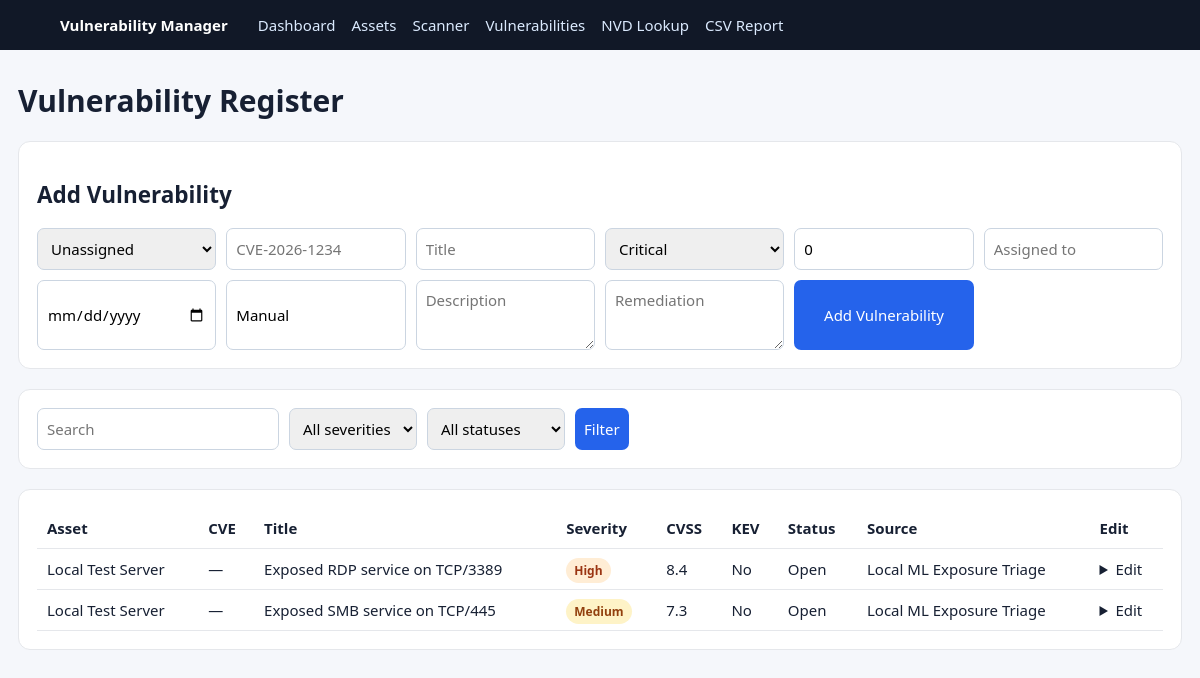
/vulnerabilities, run on an earlier commit of the app's database.
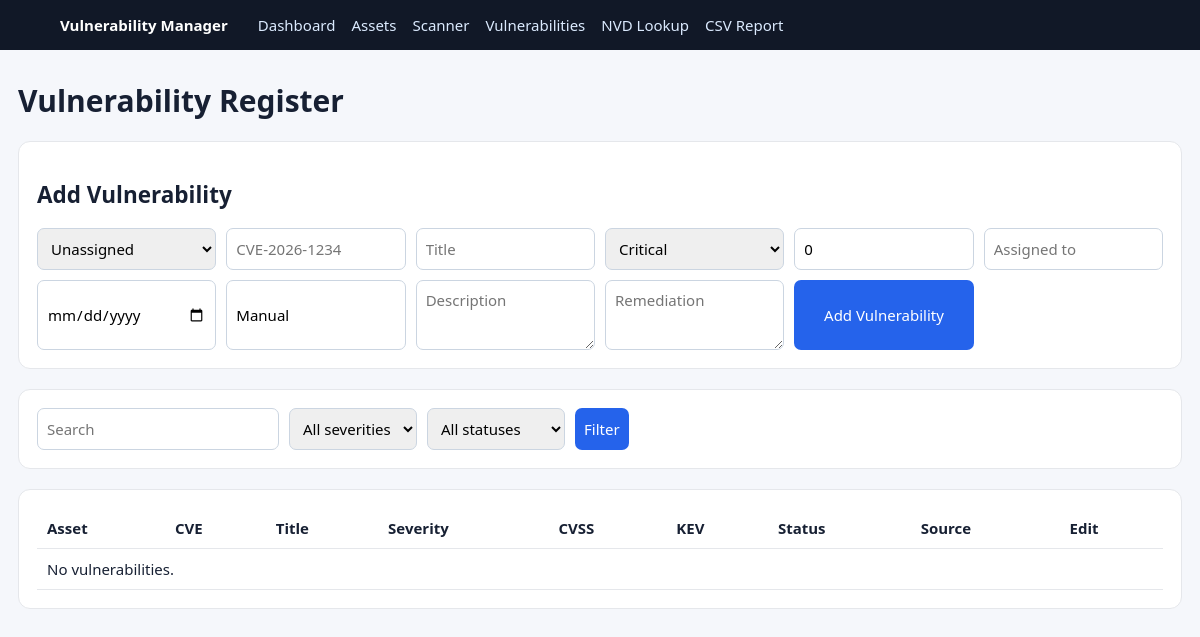
And on a later commit of the database.
### tables this page shows
CREATE TABLE vulnerabilities(
      id INTEGER PRIMARY KEY AUTOINCREMENT,asset_id INTEGER,cve TEXT,title TEXT NOT NULL,
      description TEXT,severity TEXT,cvss REAL DEFAULT 0,kev INTEGER DEFAULT 0,
      status TEXT DEFAULT 'Open',due_date TEXT,assigned_to TEXT,remediation TEXT,notes TEXT,
      source TEXT,created_at TEXT,updated_at TEXT,
      FOREIGN KEY(asset_id) REFERENCES assets(id) ON DELETE SET NULL);

CREATE TABLE assets(
      id INTEGER PRIMARY KEY AUTOINCREMENT,name TEXT NOT NULL,address TEXT NOT NULL,
      owner TEXT,environment TEXT DEFAULT 'Production',notes TEXT,created_at TEXT NOT NULL);

### app.py (the view)
@app.route('/vulnerabilities')
def vulns():
    sev=request.args.get('severity',''); status=request.args.get('status',''); q=request.args.get('q','').strip(); sql='SELECT v.*,a.name asset_name,a.address FROM vulnerabilities v LEFT JOIN assets a ON a.id=v.asset_id WHERE 1=1'; args=[]
    if sev: sql+=' AND v.severity=?'; args.append(sev)
    if status: sql+=' AND v.status=?'; args.append(status)
    if q: sql+=' AND (v.cve LIKE ? OR v.title LIKE ? OR a.name LIKE ?)'; args += [f'%{q}%',f'%{q}%',f'%{q}%']
    sql+=" ORDER BY CASE v.severity WHEN 'Critical' THEN 1 WHEN 'High' THEN 2 WHEN 'Medium' THEN 3 WHEN 'Low' THEN 4 ELSE 5 END,v.id DESC"
    return render_template('vulnerabilities.html',vulnerabilities=query_db(sql,args),severities=SEV,statuses=STATUS,assets=query_db('SELECT * FROM assets ORDER BY name'))

### app.py (called while the page is built)
@app.context_processor
def ctx(): return {'now':datetime.now(timezone.utc).strftime('%Y-%m-%d %H:%M UTC')}

@app.after_request
def add_api_headers(response):
    origin=request.headers.get('Origin')
    allowed={x.strip() for x in os.getenv('VULNERABILITY_CORS_ORIGINS','http://localhost:5173,http://127.0.0.1:5173').split(',') if x.strip()}
    if origin in allowed:
        response.headers['Access-Control-Allow-Origin']=origin
        response.headers['Vary']='Origin'
        response.headers['Access-Control-Allow-Headers']='Content-Type, Authorization'
        response.headers['Access-Control-Allow-Methods']='GET, POST, PATCH, DELETE, OPTIONS'
    if request.path.startswith('/api/'):
        response.headers['Cache-Control']='no-store'
    return response

### database.py (called while the page is built)
def get_db():
    c=sqlite3.connect(DB_PATH, timeout=10)
    c.row_factory=sqlite3.Row
    c.execute("PRAGMA foreign_keys=ON")
    return c

def query_db(sql,args=()):
    c=get_db()
    try: return c.execute(sql,args).fetchall()
    finally: c.close()

### templates/vulnerabilities.html (shortened to what this page needs)
{% extends 'base.html' %}{% block content %}<h1>Vulnerability Register</h1>
<section class="panel"><h2>Add Vulnerability</h2><form method="post" action="/vulnerabilities/add" class="grid">
<select name="asset_id"><option value="">Unassigned</option>{% for a in assets %}<option value="{{a.id}}">{{a.name}}</option>{% endfor %}</select>
<input name="cve" placeholder="CVE-2026-1234"><input name="title" placeholder="Title" required>
<select name="severity">{% for s in severities %}<option>{{s}}</option>{% endfor %}</select><input name="cvss" type="number" min="0" max="10" step="0.1" value="0">
<input name="assigned_to" placeholder="Assigned to"><input name="due_date" type="date"><input name="source" placeholder="Source" value="Manual"><textarea name="description" placeholder="Description"></textarea><textarea name="remediation" placeholder="Remediation"></textarea><button>Add Vulnerability</button></form></section>
<section class="panel"><form class="filter"><input name="q" value="{{request.args.get('q','')}}" placeholder="Search"><select name="severity"><option value="">All severities</option></select><select name="status"><option value="">All statuses</option></select><button>Filter</button></form></section>
<section class="panel"><table><tr><th>Asset</th><th>CVE</th><th>Title</th><th>Severity</th><th>CVSS</th><th>KEV</th><th>Status</th><th>Source</th><th>Edit</th></tr>
{% for v in vulnerabilities %}<tr><td>{{v.asset_name or 'Unassigned'}}</td><td>{{v.cve or '—'}}</td><td>{{v.title}}</td><td><span class="badge {{v.severity|lower}}">{{v.severity}}</span></td><td>{{v.cvss}}</td><td>{{'Yes' if v.kev else 'No'}}</td><td>{{v.status}}</td><td>{{v.source}}</td><td><details><summary>Edit</summary></details></td></tr>
{% else %}<tr><td colspan="9">No vulnerabilities.</td></tr>{% endfor %}</table></section>{% endblock %}

### templates/base.html (shortened to what this page needs)
<!doctype html><html><head><link rel="stylesheet" href="{{url_for('static',filename='css/style.css')}}"></head><body><header><b>Vulnerability Manager</b><nav><a href="/">Dashboard</a><a href="/assets">Assets</a><a href="/scan">Scanner</a><a href="/vulnerabilities">Vulnerabilities</a><a href="/nvd">NVD Lookup</a><a href="/reports">CSV Report</a></nav></header><main>{% block content %}{% endblock %}</main></body></html>

### static/css/style.css (style rules this page uses)
* { box-sizing:border-box }
body { margin:0;font:15px Segoe UI,Arial;background:#f5f7fb;color:#172033 }
header { background:#111827;color:#fff;padding:15px 5%;display:flex;gap:30px;flex-wrap:wrap;align-items:center }
nav { display:flex;gap:16px;flex-wrap:wrap }
nav a { color:#dbeafe;text-decoration:none }
main { max-width:1250px;margin:30px auto;padding:0 18px }
.card,.panel { background:#fff;border:1px solid #e5e7eb;border-radius:12px;padding:18px;margin-bottom:20px }
.grid { display:grid;grid-template-columns:repeat(auto-fit,minmax(170px,1fr));gap:10px }
.filter { display:flex;gap:10px;flex-wrap:wrap }
input,select,textarea,button { font:inherit;padding:9px;border:1px solid #cbd5e1;border-radius:7px }
textarea { min-height:70px }
button { background:#2563eb;color:#fff;border:0;cursor:pointer }
table { width:100%;border-collapse:collapse }
th,td { padding:10px;border-bottom:1px solid #e5e7eb;text-align:left;vertical-align:top }

What changed in the data, as far as the page shows it:
removed vulnerabilities: name "Local Test Server", cve "—", title "Exposed RDP service on TCP/3389", severity "High", cvss "8.4", kev "No", status "Open", source "Local ML Exposure Triage"
removed vulnerabilities: name "Local Test Server", cve "—", title "Exposed SMB service on TCP/445", severity "Medium", cvss "7.3", kev "No", status "Open", source "Local ML Exposure Triage"
Also different on the page:
text now shown: "No vulnerabilities."
